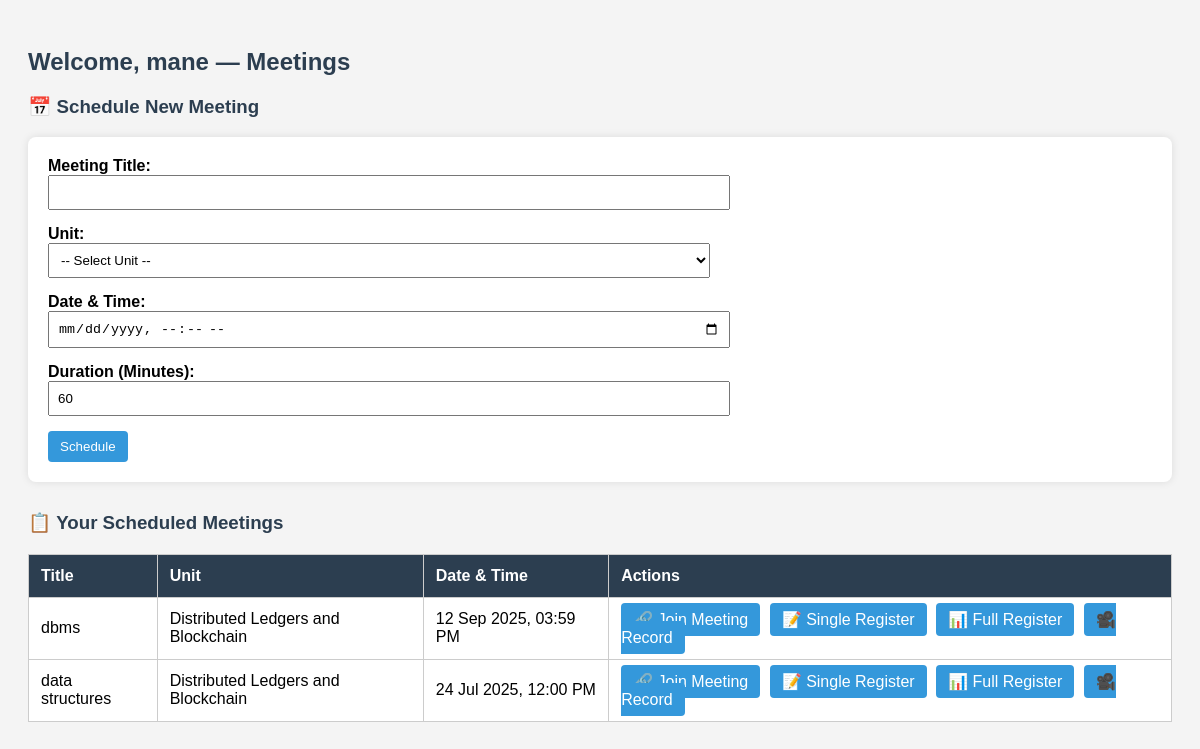
Page /lecturer/meetings.php (signed in) on the committed database.
### tables this page shows
CREATE TABLE `meetings` (
  `id` int NOT NULL,
  `lecturer_id` int NOT NULL,
  `unit_id` int NOT NULL,
  `title` varchar(255) NOT NULL,
  `meeting_link` varchar(255) NOT NULL,
  `scheduled_time` datetime NOT NULL,
  `duration` int NOT NULL,
  `created_at` timestamp NOT NULL DEFAULT CURRENT_TIMESTAMP
);

CREATE TABLE `units` (
  `id` int NOT NULL,
  `name` varchar(100) DEFAULT NULL,
  `code` varchar(50) DEFAULT NULL,
  `course_id` int DEFAULT NULL,
  `year` int DEFAULT NULL,
  `semester` int NOT NULL
);

### lecturer/meetings.php (the view, shortened to what this page needs)
<?php
require_once '../config/db.php';
$lecturer_id = $_SESSION['user_id'];
$lecturer_name = $_SESSION['user_name'];
$meetingQuery = $conn->prepare("
    SELECT m.id, m.unit_id, m.title, m.scheduled_time, m.duration, m.meeting_link, u.name AS unit_name
    FROM meetings m
    JOIN units u ON m.unit_id = u.id
    WHERE m.lecturer_id = ?
    ORDER BY m.scheduled_time DESC
");
$meetingQuery->bind_param("i", $lecturer_id);
$meetingQuery->execute();
$meetingResult = $meetingQuery->get_result();
?>
<!DOCTYPE html>
<html>
<head>
</head>
<body>
<h2>Welcome, <?= htmlspecialchars($lecturer_name) ?> — Meetings</h2>
<h3>📅 Schedule New Meeting</h3>
<form method="POST" action="../actions.php">
    <label>Meeting Title:</label><br>
    <input type="text" name="title" required><br>
    <label>Unit:</label><br>
    <select name="unit_id" required>
        <option value="">-- Select Unit --</option>
    </select><br>
    <label>Date & Time:</label><br>
    <input type="datetime-local" name="scheduled_time" required><br>
    <label>Duration (Minutes):</label><br>
    <input type="number" name="duration" min="5" max="300" value="60" required><br>
    <button type="submit" class="btn">Schedule</button>
</form>
    <h3>📋 Your Scheduled Meetings</h3>
<table>
    <tr>
        <th>Title</th>
        <th>Unit</th>
        <th>Date & Time</th>
        <th>Actions</th>
    </tr>
    <?php while ($meeting = $meetingResult->fetch_assoc()): ?>
    <tr>
        <td><?= htmlspecialchars($meeting['title']) ?></td>
        <td><?= htmlspecialchars($meeting['unit_name']) ?></td>
        <td><?= date('d M Y, h:i A', strtotime($meeting['scheduled_time'])) ?></td>
        <td>
            <a class="btn" href="meeting_ide.php?meeting_id=<?= $meeting['id'] ?>">🔗 Join Meeting</a>
            <a class="btn" href="../actions.php?action=download_register&type=single&meeting_id=<?= $meeting['id'] ?>">📝 Single Register</a>
            <a class="btn" href="../actions.php?action=download_register&type=full&unit_id=<?= $meeting['unit_id'] ?>">📊 Full Register</a>
            <a class="btn" href="#">🎥 Record</a>
        </td>
    </tr>
    <?php endwhile; ?>
</table>
</body>
</html>

### lecturer/meetings.php (style rules this page uses)
body { font-family: Arial; padding: 20px; background: #f4f4f4; }
table { width: 100%; border-collapse: collapse; margin-top: 20px; background: white; }
th, td { padding: 12px; border: 1px solid #ccc; text-align: left; }
th { background-color: #2c3e50; color: white; }
.btn { padding: 8px 12px; background: #3498db; color: white; border: none; cursor: pointer; text-decoration: none; border-radius: 4px; margin-right: 5px; }
form { margin-bottom: 30px; background: #fff; padding: 20px; border-radius: 8px; box-shadow: 0 0 8px rgba(0,0,0,0.1); }
h2, h3 { color: #2c3e50; }
label { font-weight: bold; }
input[type="text"], input[type="number"], input[type="datetime-local"], select { padding: 8px; width: 60%; margin-bottom: 15px; }

### rows in the picture
meetings: title "dbms", unit.name "Distributed Ledgers and Blockchain", scheduled_time "12 Sep 2025, 03:59 PM"
meetings: title "data structures", unit.name "Distributed Ledgers and Blockchain", scheduled_time "24 Jul 2025, 12:00 PM"

### other values in the picture
$lecturer_name "mane"
